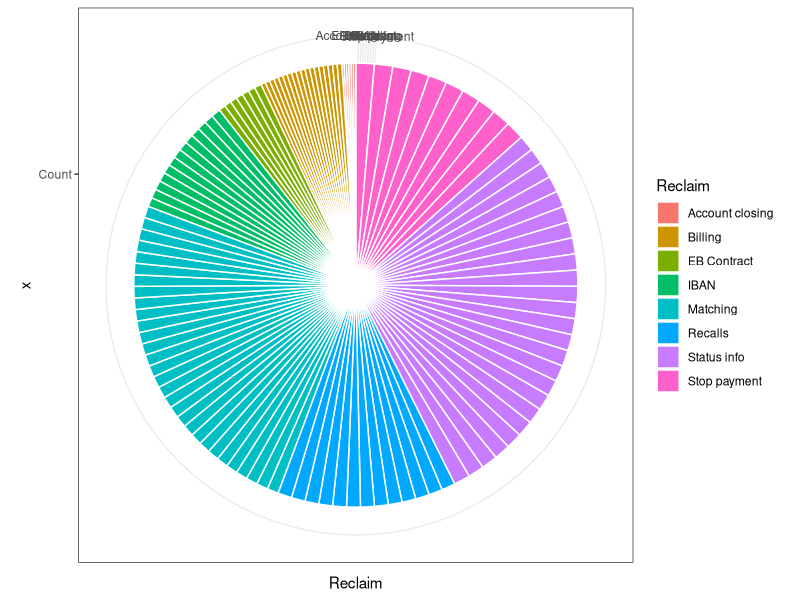
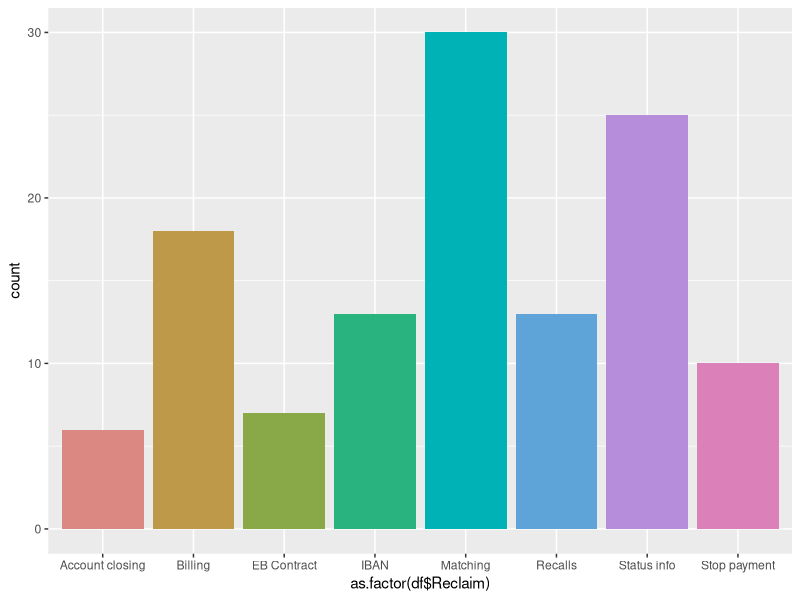

Generate these figures, in order, with R:
# Title     : TODO
# Objective : Pie chart, bar chart, tallying data
# Created by: oscarhernandezlopez
# Created on: 21/06/21

require(ggplot2)
require(dplyr) #To use the %>%

df<-read.csv("Reclaims-Table 1.csv",
               header = TRUE,
               sep = ",",
               stringsAsFactors = FALSE,
               skip = 6) [ ,1:3]

#Which type of reclaim occurs more often?
#Make a pie chart
ggplot(df, aes(x = "Count", y = Reclaim, fill = Reclaim)) +
  geom_bar(width = 1, stat = "identity", color = "white") +
  coord_polar("y", start = 0) + theme_bw()

#Roughly "Matching" part of the pie stands for the 1/4
# of the entire pie (25% of the total of reclaims)

#Furthermore, make a bar chart
ggplot(df, aes(x=as.factor(df$Reclaim), fill=as.factor(df$Reclaim) )) +
  geom_bar( ) +
  scale_fill_hue(c = 60) +
  theme(legend.position="none")

#Difference with "Matching" and Status info
# are clearer with the bar chart.
# Matching is the most ocurring reclaim
#Which person handles the most reclaims?
df %>%
  group_by(Person) %>%
  tally()  %>%
  mutate(pct=(100*n)/sum(n))

#This could be done with the pie and bar cahrts but
#it could do with by tallying data , with a tally table
# Marcel and Margriet both handle the most reclaims.
# 22 per person or 18% of the total
